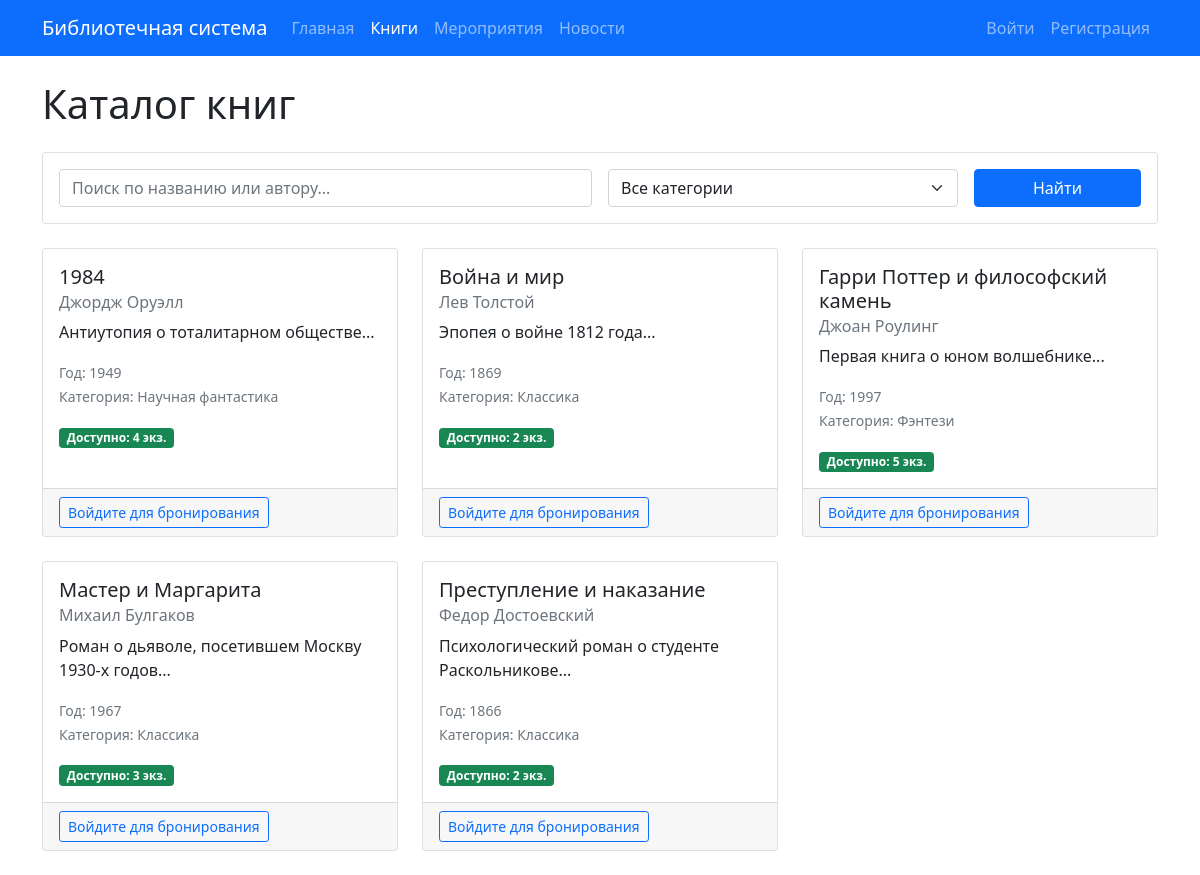
The page /books.php on the database its author committed.
### tables this page shows
CREATE TABLE books (
    id INT AUTO_INCREMENT PRIMARY KEY,
    title VARCHAR(255) NOT NULL,
    author VARCHAR(255) NOT NULL,
    description TEXT,
    isbn VARCHAR(20),
    year_published INT,
    quantity INT DEFAULT 1,
    available INT DEFAULT 1,
    cover_image VARCHAR(255),
    category VARCHAR(100),
    created_at TIMESTAMP DEFAULT CURRENT_TIMESTAMP
);

### includes/auth.php (called while the page is built, shortened)
<?php
if (!function_exists('escape')) {
    function escape($data) {
        return htmlspecialchars($data, ENT_QUOTES | ENT_HTML5, 'UTF-8');
    }
}
function isLoggedIn() {
    return isset($_SESSION['user_id']);
}
?>

### books.php (the view, shortened to what this page needs)
<?php
require_once 'includes/auth.php';
try {
    $sql = "SELECT * FROM books WHERE available > 0";
    $params = [];
    $sql .= " ORDER BY title";
    $stmt = $pdo->prepare($sql);
    $stmt->execute($params);
    $books = $stmt->fetchAll(PDO::FETCH_ASSOC);
} catch (PDOException $e) {
    $books = [];
    $categories = [];
}
?>
<!DOCTYPE html>
<html lang="ru">
<head>
    <link href="https://cdn.jsdelivr.net/npm/bootstrap@5.1.3/dist/css/bootstrap.min.css" rel="stylesheet">
</head>
<body>
    <nav class="navbar navbar-expand-lg navbar-dark bg-primary">
        <div class="container">
            <a class="navbar-brand" href="index.php">Библиотечная система</a>
            <div class="navbar-nav me-auto">
                <a class="nav-link" href="index.php">Главная</a>
                <a class="nav-link active" href="books.php">Книги</a>
                <a class="nav-link" href="events.php">Мероприятия</a>
                <a class="nav-link" href="news.php">Новости</a>
            </div>
            <div class="navbar-nav">
                <?php if (isLoggedIn()): ?>
                    <?php if (isAdmin()): ?>
                        <a class="nav-link" href="admin/">Панель управления</a>
                    <?php else: ?>
                        <a class="nav-link" href="user/">Личный кабинет</a>
                    <?php endif; ?>
                    <a class="nav-link" href="logout.php">Выйти</a>
                <?php else: ?>
                    <a class="nav-link" href="login.php">Войти</a>
                    <a class="nav-link" href="register.php">Регистрация</a>
                <?php endif; ?>
            </div>
        </div>
    </nav>
    <div class="container mt-4">
        <h1 class="mb-4">Каталог книг</h1>
        <div class="card mb-4">
            <div class="card-body">
                <form method="GET" class="row g-3">
                    <div class="col-md-6">
                        <input type="text" name="search" class="form-control" placeholder="Поиск по названию или автору..."
                               value="<?= escape($_GET['search'] ?? '') ?>">
                    </div>
                    <div class="col-md-4">
                        <select name="category" class="form-select">
                            <option value="">Все категории</option>
                        </select>
                    </div>
                    <div class="col-md-2">
                        <button type="submit" class="btn btn-primary w-100">Найти</button>
                    </div>
                </form>
            </div>
        </div>
        <div class="row">
            <?php if ($books): ?>
                <?php foreach ($books as $book): ?>
                <div class="col-md-4 mb-4">
                    <div class="card h-100">
                        <div class="card-body">
                            <h5 class="card-title"><?= escape($book['title']) ?></h5>
                            <h6 class="card-subtitle mb-2 text-muted"><?= escape($book['author']) ?></h6>
                            <p class="card-text"><?= escape(substr($book['description'] ?? '', 0, 100)) ?>...</p>
                            <p class="card-text">
                                <small class="text-muted">
                                    Год: <?= escape($book['year_published']) ?><br>
                                    Категория: <?= escape($book['category'] ?? 'Не указана') ?>
                                </small>
                            </p>
                            <p class="card-text">
                                <span class="badge bg-success">Доступно: <?= escape($book['available']) ?> экз.</span>
                            </p>
                        </div>
                        <div class="card-footer">
                            <?php if (isLoggedIn() && !isAdmin()): ?>
                                <a href="user/books.php?reserve=<?= $book['id'] ?>" class="btn btn-primary btn-sm">
                                    Забронировать
                                </a>
                            <?php elseif (!isLoggedIn()): ?>
                                <a href="login.php" class="btn btn-outline-primary btn-sm">Войдите для бронирования</a>
                            <?php endif; ?>
                        </div>
                    </div>
                </div>
                <?php endforeach; ?>
            <?php endif; ?>
        </div>
    </div>
</body>
</html>

### rows shown on the page
books: title "1984", author "Джордж Оруэлл", description "Антиутопия о тоталитарном обществе", year_published "1949", category "Научная фантастика", available "4"
books: title "Война и мир", author "Лев Толстой", description "Эпопея о войне 1812 года", year_published "1869", category "Классика", available "2"
books: title "Гарри Поттер и философский камень", author "Джоан Роулинг", description "Первая книга о юном волшебнике", year_published "1997", category "Фэнтези", available "5"
books: title "Мастер и Маргарита", author "Михаил Булгаков", description "Роман о дьяволе, посетившем Москву 1930-х годов", year_published "1967", category "Классика", available "3"
books: title "Преступление и наказание", author "Федор Достоевский", description "Психологический роман о студенте Раскольникове", year_published "1866", category "Классика", available "2"
